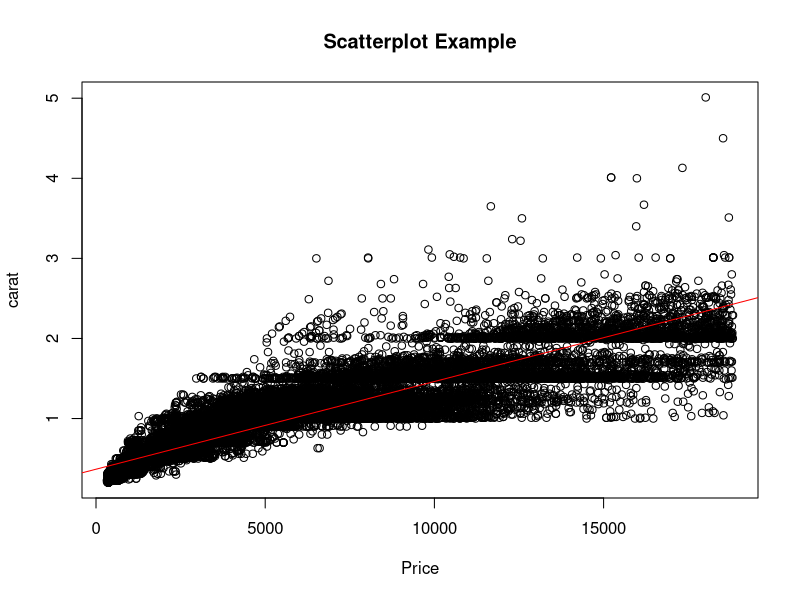
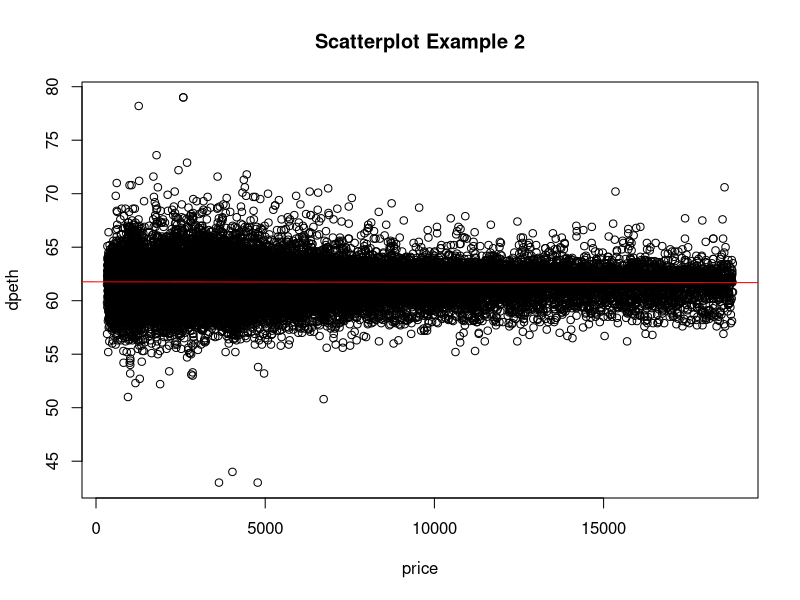
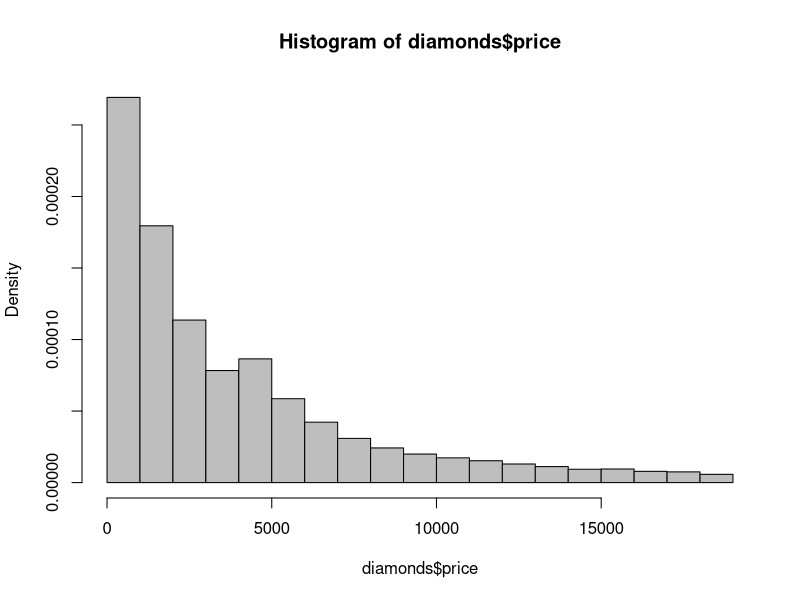

Generate these figures, in order, with R: (Note: this script raises an error after producing the figures.)
## ---- chunk 1
knitr::opts_chunk$set(echo = TRUE)
## ---- chunk 2
install.packages("dplyr")
install.packages("ggplot2")
library(ggplot2)
library(datasets)
diamonds 
## ---- chunk 3
library("Hmisc")
attach(diamonds)
plot(price, carat, main="Scatterplot Example", 
  	xlab="Price", ylab="carat") +
abline(lm(carat~price), col="red")
  
## ---- chunk 4
attach(diamonds)
plot(price, depth, main="Scatterplot Example 2", 
  	xlab="price", ylab="dpeth") +
  abline(lm(depth~price), col="red")
## ---- chunk 5
hist(diamonds$price, col='grey', freq=FALSE)
lines(price_dense)
## ---- chunk 6
qqnorm(diamonds$price)
qqline(diamonds$price)

## ---- chunk 7
cor.test(carat, price, method = "pearson")
